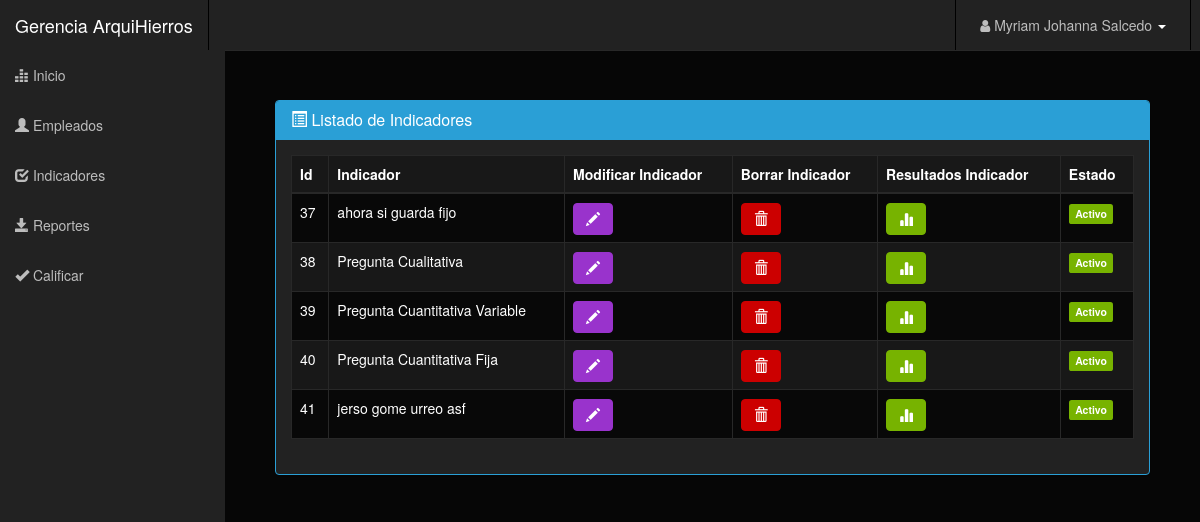
The app's page /Gerente/listar_indicador.php (signed in) with its own data.
### tables this page shows
CREATE TABLE `usuarios` (
  `id_usuario` int(10) UNSIGNED NOT NULL,
  `documento` varchar(45) NOT NULL,
  `nombres` varchar(50) NOT NULL,
  `apellidos` varchar(50) NOT NULL,
  `correo` varchar(60) NOT NULL,
  `password` varchar(15) NOT NULL,
  `rol` varchar(20) NOT NULL,
  `estado` tinyint(1) NOT NULL DEFAULT '1'
);

CREATE TABLE `indicador` (
  `id_indicador` int(10) UNSIGNED NOT NULL,
  `pregunta` varchar(45) NOT NULL,
  `id_tipo_pregunta` int(10) UNSIGNED NOT NULL,
  `estado` tinyint(1) NOT NULL DEFAULT '1'
);

### Gerente/listar_indicador.php (the view, shortened to what this page needs)
<?php
include('header.php');
?>
<?php include('container.php');?>
<div id="page-wrapper">
	<div class="row">
        <div class="col-lg-12">
            <div class="panel panel-primary">
                <div class="panel-heading">
                    <h3 class="panel-title"><i class="glyphicon glyphicon-list-alt"></i> Listado de Indicadores </h3>
                </div>
                <div class="panel-body">
                    <table class="table table-bordered table-hover table-striped">
                        <thead>
                            <tr align="center">
                                <th>Id</th>
                                <th>Indicador</th>
                                <th>Modificar Indicador</th>
                                <th>Borrar Indicador</th>
                                <th>Resultados Indicador</th>
                                <th>Estado</th>
                            </tr>
                        </thead>
                        <?php
                            include("../login/database/db_conection.php");
                            $view_users_query="select * from indicador";
                            $run=mysqli_query($dbcon,$view_users_query);
                            while($row=mysqli_fetch_array($run))
                            {
                                $user_id=$row[0];
                                $indicador=$row[1];
                                $estado = ($row[3] == 1) ? "Activo" : "Inactivo";
                                $colors = ($row[3] == 1) ? "success" :  "danger";
                        ?>
                            <tr>
                                <td><?php echo $user_id;  ?></td>
                                <td><?php echo $indicador;  ?></td>
                                <td><a href="modificar_indicador.php?upt=<?php echo $user_id ?>"><button class="btn btn-info glyphicon glyphicon-pencil"></button></a></i></td>
                                <td><a href="eliminar_indicador.php?del=<?php echo $user_id ?>"><button class="btn btn-danger glyphicon glyphicon-trash"></button></a></td>
                                <td><a href="resultado.php?id=<?php echo $user_id ?>"><button class="btn btn-success glyphicon glyphicon-stats"></button></a></td>
                                <td><span class="label label-<?php echo $colors; ?>"><?php echo $estado; ?></span></td>
                            </tr>
                        <?php
                            }
                        ?>
                    </table>
                </div>
            </div>
        </div>
    </div>
</div>
<?php include('footer.php');?>

### Gerente/header.php (shortened to what this page needs)
<!DOCTYPE html>
<html lang="en">
<head>
    <link rel="stylesheet" type="text/css" href="bootstrap/css/bootstrap.min.css" />
    <link rel="stylesheet" type="text/css" href="font-awesome/css/font-awesome.min.css" />
    <link rel="stylesheet" type="text/css" href="css/local.css" />
    <link rel="stylesheet" type="text/css" href="http://www.shieldui.com/shared/components/latest/css/light-bootstrap/all.min.css" />
    <link id="gridcss" rel="stylesheet" type="text/css" href="http://www.shieldui.com/shared/components/latest/css/dark-bootstrap/all.min.css" />

### Gerente/container.php (shortened to what this page needs)
<?php
    $user_email=$_SESSION['email'];
    $user_pass=$_SESSION['pass'];
    include("../login/database/db_conection.php");
    $view_users_query="select * from usuarios WHERE correo='$user_email'AND password='$user_pass'";
    $run=mysqli_query($dbcon,$view_users_query);
    while($row=mysqli_fetch_array($run))
    {
        $nombre=$row[2];
        $apellido=$row[3];
    }
?>
</head>
<body>
    <div id="wrapper">
        <nav class="navbar navbar-inverse navbar-fixed-top" role="navigation">
            <div class="navbar-header">
                <a class="navbar-brand" href="index.php">Gerencia ArquiHierros</a>
            </div>
            <div class="collapse navbar-collapse navbar-ex1-collapse">
                <ul id="active" class="nav navbar-nav side-nav">
                    <li><a href="index.php"><i class="glyphicon glyphicon-equalizer"></i> Inicio</a></li>
                    <li class="dropdown user-dropdown">
                        <a href="#" class="dropdown-toggle" data-toggle="dropdown">
                            <i class="glyphicon glyphicon-user"></i> Empleados
                        </a>
                    </li>
                    <li class="dropdown user-dropdown">
                        <a href="#" class="dropdown-toggle" data-toggle="dropdown">
                            <i class="glyphicon glyphicon-check"></i> Indicadores
                        </a>
                    </li>
                    <li><a href="reportes.php"><i class="glyphicon glyphicon-save"></i> Reportes</a></li>
                    <li><a href="calificar_empleado.php"><i class="glyphicon glyphicon-ok"></i> Calificar</a></li>
                </ul>
                <ul class="nav navbar-nav navbar-right navbar-user">
                    <li class="dropdown user-dropdown">
                        <a href="#" class="dropdown-toggle" data-toggle="dropdown">
                            <i class="fa fa-user"> </i>
                            <?php echo $nombre; echo " "; echo $apellido; ?>
                            <b class="caret"></b>
                        </a>
                    </li>
                </ul>
            </div>
        </nav>
        <div id="page-wrapper">

### Gerente/footer.php
    	</div>
	</div>
</body>
</html>

### records on screen
usuarios: nombres "Myriam Johanna", apellidos "Salcedo"
indicador: id_indicador "37", pregunta "ahora si guarda fijo", estado "Activo"
indicador: id_indicador "38", pregunta "Pregunta Cualitativa", estado "Activo"
indicador: id_indicador "39", pregunta "Pregunta Cuantitativa Variable", estado "Activo"
indicador: id_indicador "40", pregunta "Pregunta Cuantitativa Fija", estado "Activo"
indicador: id_indicador "41", pregunta "jerso gome urreo asf", estado "Activo"
